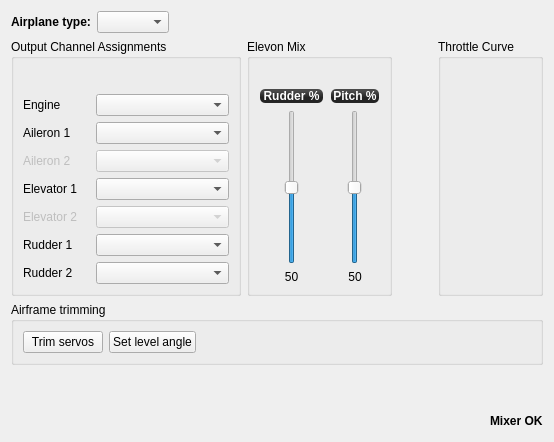
             <widget class="QWidget" name="fixedWing">
              <property name="enabled">
               <bool>true</bool>
              </property>
              <property name="autoFillBackground">
               <bool>false</bool>
              </property>
              <layout class="QVBoxLayout" name="verticalLayout_3" stretch="0">
               <item>
                <layout class="QVBoxLayout" name="verticalLayout_6">
                 <item>
                  <layout class="QHBoxLayout" name="horizontalLayout_3">
                   <item>
                    <widget class="QLabel" name="label_5">
                     <property name="sizePolicy">
                      <sizepolicy hsizetype="Minimum" vsizetype="Preferred">
                       <horstretch>0</horstretch>
                       <verstretch>0</verstretch>
                      </sizepolicy>
                     </property>
                     <property name="font">
                      <font>
                       <weight>75</weight>
                       <bold>true</bold>
                      </font>
                     </property>
                     <property name="text">
                      <string>Airplane type:</string>
                     </property>
                    </widget>
                   </item>
                   <item>
                    <widget class="QComboBox" name="fixedWingType"/>
                   </item>
                   <item>
                    <spacer name="horizontalSpacer_3">
                     <property name="orientation">
                      <enum>Qt::Horizontal</enum>
                     </property>
                     <property name="sizeHint" stdset="0">
                      <size>
                       <width>40</width>
                       <height>20</height>
                      </size>
                     </property>
                    </spacer>
                   </item>
                  </layout>
                 </item>
                 <item>
                  <layout class="QHBoxLayout" name="horizontalLayout_23"/>
                 </item>
                 <item>
                  <layout class="QHBoxLayout" name="horizontalLayout_4">
                   <item>
                    <widget class="QGroupBox" name="groupBox_2">
                     <property name="sizePolicy">
                      <sizepolicy hsizetype="Preferred" vsizetype="Expanding">
                       <horstretch>0</horstretch>
                       <verstretch>0</verstretch>
                      </sizepolicy>
                     </property>
                     <property name="minimumSize">
                      <size>
                       <width>230</width>
                       <height>100</height>
                      </size>
                     </property>
                     <property name="title">
                      <string>Output Channel Assignments</string>
                     </property>
                     <layout class="QFormLayout" name="formLayout_3">
                      <item row="1" column="0">
                       <widget class="QLabel" name="fwEngineLabel">
                        <property name="text">
                         <string>Engine</string>
                        </property>
                       </widget>
                      </item>
                      <item row="1" column="1">
                       <widget class="QComboBox" name="fwEngineChannelBox">
                        <property name="toolTip">
                         <string>Select output channel for the engine</string>
                        </property>
                       </widget>
                      </item>
                      <item row="2" column="0">
                       <widget class="QLabel" name="fwAileron1Label">
                        <property name="minimumSize">
                         <size>
                          <width>60</width>
                          <height>0</height>
                         </size>
                        </property>
                        <property name="text">
                         <string>Aileron 1</string>
                        </property>
                       </widget>
                      </item>
                      <item row="2" column="1">
                       <widget class="QComboBox" name="fwAileron1ChannelBox">
                        <property name="toolTip">
                         <string>Select output channel for the first aileron (or elevon)</string>
                        </property>
                       </widget>
                      </item>
                      <item row="3" column="0">
                       <widget class="QLabel" name="fwAileron2Label">
                        <property name="enabled">
                         <bool>false</bool>
                        </property>
                        <property name="minimumSize">
                         <size>
                          <width>60</width>
                          <height>0</height>
                         </size>
                        </property>
                        <property name="text">
                         <string>Aileron 2</string>
                        </property>
                       </widget>
                      </item>
                      <item row="3" column="1">
                       <widget class="QComboBox" name="fwAileron2ChannelBox">
                        <property name="enabled">
                         <bool>false</bool>
                        </property>
                        <property name="toolTip">
                         <string>Select output channel for the second aileron (or elevon)</string>
                        </property>
                       </widget>
                      </item>
                      <item row="4" column="0">
                       <widget class="QLabel" name="fwElevator1Label">
                        <property name="minimumSize">
                         <size>
                          <width>67</width>
                          <height>0</height>
                         </size>
                        </property>
                        <property name="text">
                         <string>Elevator 1</string>
                        </property>
                       </widget>
                      </item>
                      <item row="4" column="1">
                       <widget class="QComboBox" name="fwElevator1ChannelBox">
                        <property name="toolTip">
                         <string>Select output channel for the first elevator</string>
                        </property>
                       </widget>
                      </item>
                      <item row="5" column="0">
                       <widget class="QLabel" name="fwElevator2Label">
                        <property name="enabled">
                         <bool>false</bool>
                        </property>
                        <property name="minimumSize">
                         <size>
                          <width>67</width>
                          <height>0</height>
                         </size>
                        </property>
                        <property name="text">
                         <string>Elevator 2</string>
                        </property>
                       </widget>
                      </item>
                      <item row="5" column="1">
                       <widget class="QComboBox" name="fwElevator2ChannelBox">
                        <property name="enabled">
                         <bool>false</bool>
                        </property>
                        <property name="toolTip">
                         <string>Select output channel for a secondary elevator</string>
                        </property>
                       </widget>
                      </item>
                      <item row="6" column="0">
                       <widget class="QLabel" name="fwRudder1Label">
                        <property name="text">
                         <string>Rudder 1</string>
                        </property>
                       </widget>
                      </item>
                      <item row="6" column="1">
                       <widget class="QComboBox" name="fwRudder1ChannelBox">
                        <property name="toolTip">
                         <string>Select output channel for the first rudder</string>
                        </property>
                       </widget>
                      </item>
                      <item row="7" column="0">
                       <widget class="QLabel" name="fwRudder2Label">
                        <property name="text">
                         <string>Rudder 2</string>
                        </property>
                       </widget>
                      </item>
                      <item row="7" column="1">
                       <widget class="QComboBox" name="fwRudder2ChannelBox">
                        <property name="toolTip">
                         <string>Select output channel for a secondary rudder</string>
                        </property>
                       </widget>
                      </item>
                      <item row="0" column="1">
                       <spacer name="verticalSpacer_2">
                        <property name="orientation">
                         <enum>Qt::Vertical</enum>
                        </property>
                        <property name="sizeHint" stdset="0">
                         <size>
                          <width>20</width>
                          <height>20</height>
                         </size>
                        </property>
                       </spacer>
                      </item>
                     </layout>
                    </widget>
                   </item>
                   <item>
                    <widget class="QGroupBox" name="elevonMixBox">
                     <property name="sizePolicy">
                      <sizepolicy hsizetype="Preferred" vsizetype="Expanding">
                       <horstretch>0</horstretch>
                       <verstretch>0</verstretch>
                      </sizepolicy>
                     </property>
                     <property name="title">
                      <string>Elevon Mix</string>
                     </property>
                     <layout class="QVBoxLayout" name="verticalLayout_13">
                      <item>
                       <spacer name="verticalSpacer_3">
                        <property name="orientation">
                         <enum>Qt::Vertical</enum>
                        </property>
                        <property name="sizeType">
                         <enum>QSizePolicy::Fixed</enum>
                        </property>
                        <property name="sizeHint" stdset="0">
                         <size>
                          <width>0</width>
                          <height>20</height>
                         </size>
                        </property>
                       </spacer>
                      </item>
                      <item>
                       <layout class="QHBoxLayout" name="horizontalLayout_8">
                        <item>
                         <layout class="QVBoxLayout" name="verticalLayout_14">
                          <item>
                           <widget class="QLabel" name="elevonLabel1">
                            <property name="minimumSize">
                             <size>
                              <width>65</width>
                              <height>0</height>
                             </size>
                            </property>
                            <property name="styleSheet">
                             <string notr="true">background-color: qlineargradient(spread:reflect, x1:0.507, y1:0, x2:0.507, y2:0.772, stop:0.208955 rgba(74, 74, 74, 255), stop:0.78607 rgba(36, 36, 36, 255));
color: rgb(255, 255, 255);
border-radius: 5;
font: bold 12px;
margin:1px;</string>
                            </property>
                            <property name="text">
                             <string>Rudder %</string>
                            </property>
                            <property name="alignment">
                             <set>Qt::AlignCenter</set>
                            </property>
                           </widget>
                          </item>
                          <item>
                           <widget class="QSlider" name="elevonSlider1">
                            <property name="sizePolicy">
                             <sizepolicy hsizetype="Expanding" vsizetype="Expanding">
                              <horstretch>0</horstretch>
                              <verstretch>0</verstretch>
                             </sizepolicy>
                            </property>
                            <property name="maximum">
                             <number>100</number>
                            </property>
                            <property name="value">
                             <number>50</number>
                            </property>
                            <property name="orientation">
                             <enum>Qt::Vertical</enum>
                            </property>
                           </widget>
                          </item>
                          <item>
                           <widget class="QLabel" name="elevonSliderLabel1">
                            <property name="text">
                             <string>50</string>
                            </property>
                            <property name="alignment">
                             <set>Qt::AlignCenter</set>
                            </property>
                           </widget>
                          </item>
                         </layout>
                        </item>
                        <item>
                         <layout class="QVBoxLayout" name="verticalLayout_15">
                          <item>
                           <widget class="QLabel" name="elevonLabel2">
                            <property name="minimumSize">
                             <size>
                              <width>50</width>
                              <height>0</height>
                             </size>
                            </property>
                            <property name="styleSheet">
                             <string notr="true">background-color: qlineargradient(spread:reflect, x1:0.507, y1:0, x2:0.507, y2:0.772, stop:0.208955 rgba(74, 74, 74, 255), stop:0.78607 rgba(36, 36, 36, 255));
color: rgb(255, 255, 255);
border-radius: 5;
font: bold 12px;
margin:1px;</string>
                            </property>
                            <property name="text">
                             <string>Pitch %</string>
                            </property>
                            <property name="alignment">
                             <set>Qt::AlignCenter</set>
                            </property>
                           </widget>
                          </item>
                          <item>
                           <widget class="QSlider" name="elevonSlider2">
                            <property name="sizePolicy">
                             <sizepolicy hsizetype="Expanding" vsizetype="Expanding">
                              <horstretch>0</horstretch>
                              <verstretch>0</verstretch>
                             </sizepolicy>
                            </property>
                            <property name="maximum">
                             <number>100</number>
                            </property>
                            <property name="value">
                             <number>50</number>
                            </property>
                            <property name="orientation">
                             <enum>Qt::Vertical</enum>
                            </property>
                           </widget>
                          </item>
                          <item>
                           <widget class="QLabel" name="elevonSliderLabel2">
                            <property name="text">
                             <string>50</string>
                            </property>
                            <property name="alignment">
                             <set>Qt::AlignCenter</set>
                            </property>
                           </widget>
                          </item>
                         </layout>
                        </item>
                       </layout>
                      </item>
                     </layout>
                    </widget>
                   </item>
                   <item>
                    <spacer name="horizontalSpacer_4">
                     <property name="orientation">
                      <enum>Qt::Horizontal</enum>
                     </property>
                     <property name="sizeHint" stdset="0">
                      <size>
                       <width>40</width>
                       <height>20</height>
                      </size>
                     </property>
                    </spacer>
                   </item>
                   <item>
                    <widget class="QGroupBox" name="groupBox_3">
                     <property name="sizePolicy">
                      <sizepolicy hsizetype="Preferred" vsizetype="Preferred">
                       <horstretch>0</horstretch>
                       <verstretch>100</verstretch>
                      </sizepolicy>
                     </property>
                     <property name="title">
                      <string>Throttle Curve</string>
                     </property>
                     <layout class="QVBoxLayout" name="verticalLayout_16">
                      <item>
                       <widget class="MixerCurve" name="fixedWingThrottle" native="true">
                        <property name="sizePolicy">
                         <sizepolicy hsizetype="Expanding" vsizetype="Expanding">
                          <horstretch>1</horstretch>
                          <verstretch>1</verstretch>
                         </sizepolicy>
                        </property>
                        <property name="minimumSize">
                         <size>
                          <width>0</width>
                          <height>0</height>
                         </size>
                        </property>
                        <property name="maximumSize">
                         <size>
                          <width>500</width>
                          <height>500</height>
                         </size>
                        </property>
                        <property name="sizeIncrement">
                         <size>
                          <width>10</width>
                          <height>10</height>
                         </size>
                        </property>
                        <property name="baseSize">
                         <size>
                          <width>300</width>
                          <height>350</height>
                         </size>
                        </property>
                       </widget>
                      </item>
                     </layout>
                    </widget>
                   </item>
                  </layout>
                 </item>
                 <item>
                  <widget class="QGroupBox" name="groupBox_11">
                   <property name="minimumSize">
                    <size>
                     <width>0</width>
                     <height>60</height>
                    </size>
                   </property>
                   <property name="title">
                    <string>Airframe trimming</string>
                   </property>
                   <layout class="QGridLayout" name="gridLayout_10">
                    <item row="0" column="0">
                     <widget class="QPushButton" name="bnServoTrim">
                      <property name="text">
                       <string>Trim servos</string>
                      </property>
                     </widget>
                    </item>
                    <item row="0" column="1">
                     <widget class="QPushButton" name="bnLevelTrim">
                      <property name="text">
                       <string>Set level angle</string>
                      </property>
                     </widget>
                    </item>
                    <item row="0" column="2">
                     <spacer name="horizontalSpacer_14">
                      <property name="orientation">
                       <enum>Qt::Horizontal</enum>
                      </property>
                      <property name="sizeHint" stdset="0">
                       <size>
                        <width>40</width>
                        <height>20</height>
                       </size>
                      </property>
                     </spacer>
                    </item>
                   </layout>
                   <zorder>horizontalSpacer_14</zorder>
                   <zorder>bnServoTrim</zorder>
                   <zorder>bnLevelTrim</zorder>
                   <zorder>horizontalSpacer_14</zorder>
                  </widget>
                 </item>
                 <item>
                  <spacer name="verticalSpacer">
                   <property name="orientation">
                    <enum>Qt::Vertical</enum>
                   </property>
                   <property name="sizeHint" stdset="0">
                    <size>
                     <width>20</width>
                     <height>40</height>
                    </size>
                   </property>
                  </spacer>
                 </item>
                 <item>
                  <layout class="QHBoxLayout" name="horizontalLayout_13">
                   <item>
                    <spacer name="horizontalSpacer_11">
                     <property name="orientation">
                      <enum>Qt::Horizontal</enum>
                     </property>
                     <property name="sizeHint" stdset="0">
                      <size>
                       <width>40</width>
                       <height>20</height>
                      </size>
                     </property>
                    </spacer>
                   </item>
                   <item>
                    <widget class="QLabel" name="fwStatusLabel">
                     <property name="font">
                      <font>
                       <weight>75</weight>
                       <bold>true</bold>
                      </font>
                     </property>
                     <property name="text">
                      <string>Mixer OK</string>
                     </property>
                    </widget>
                   </item>
                  </layout>
                 </item>
                </layout>
               </item>
              </layout>
             </widget>
